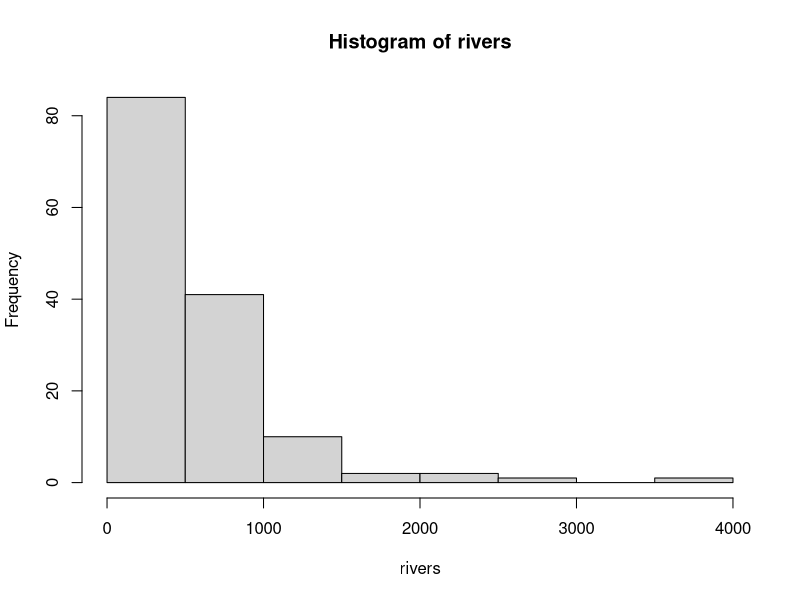
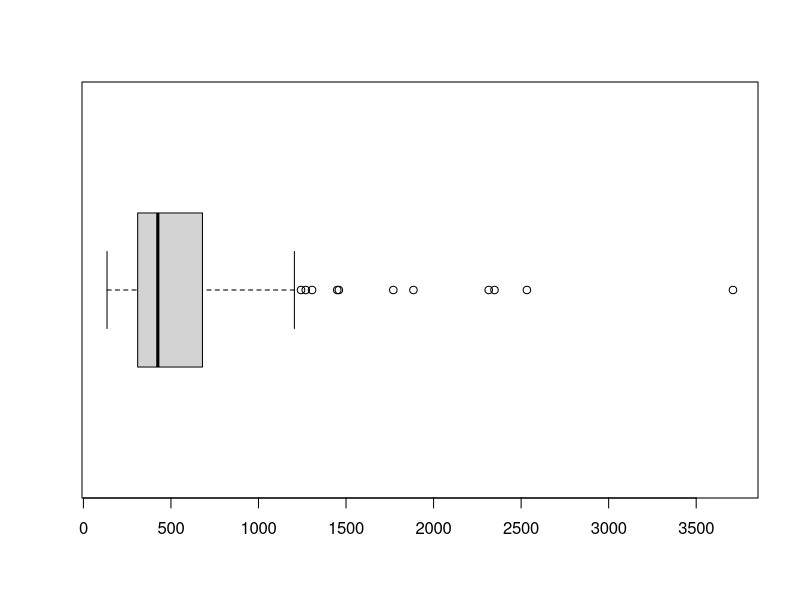
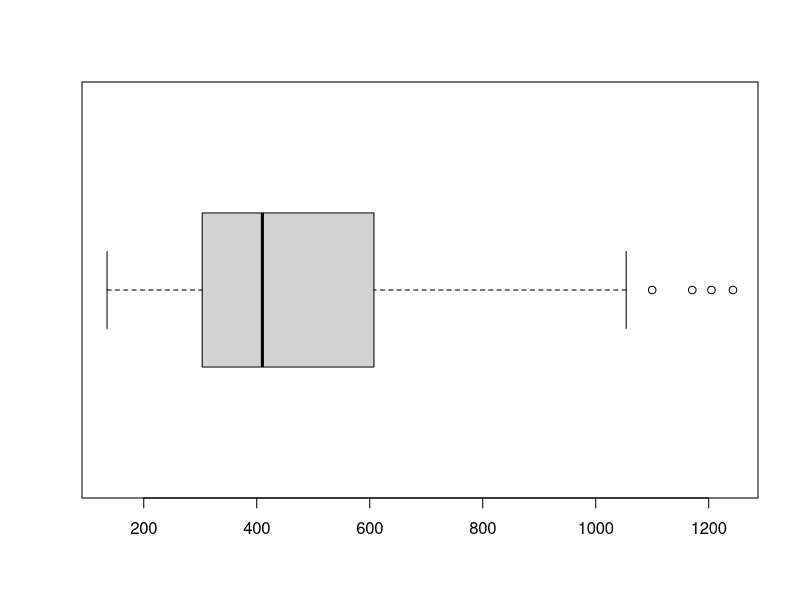
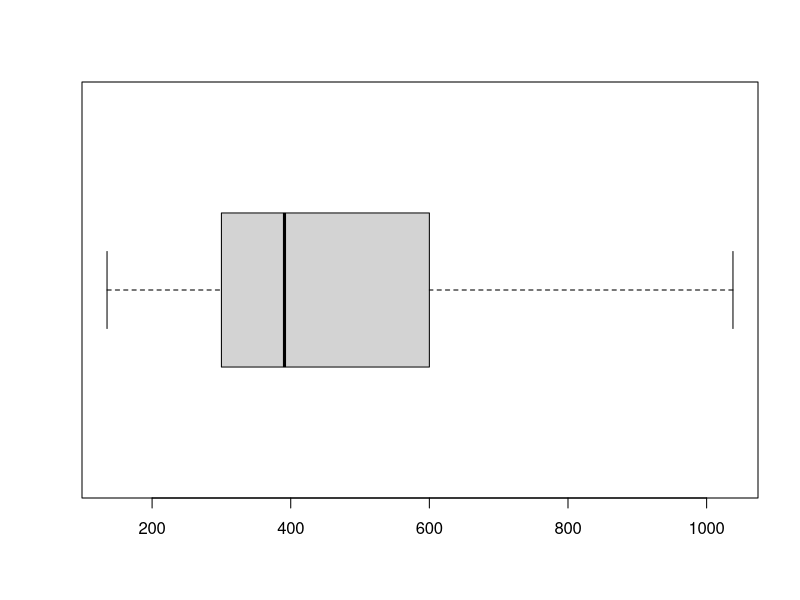
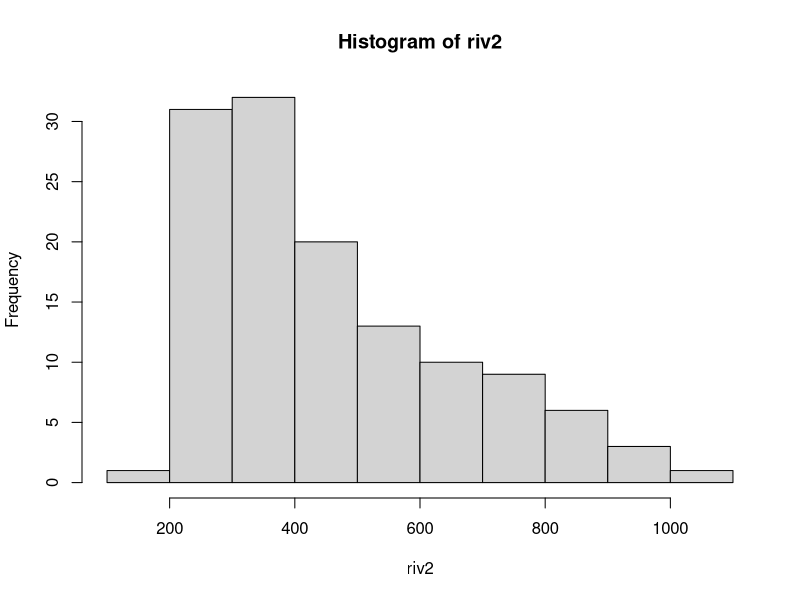

The R source for these figures, in order:
?rivers
rivers

summary(rivers)
hist(rivers)
?boxplot
boxplot(rivers,horizontal = TRUE)
riv1=rivers[rivers<1250]
boxplot(riv1, horizontal = T)
riv2=rivers[rivers<1050]
boxplot(riv2, horizontal = T)
hist(riv2)
